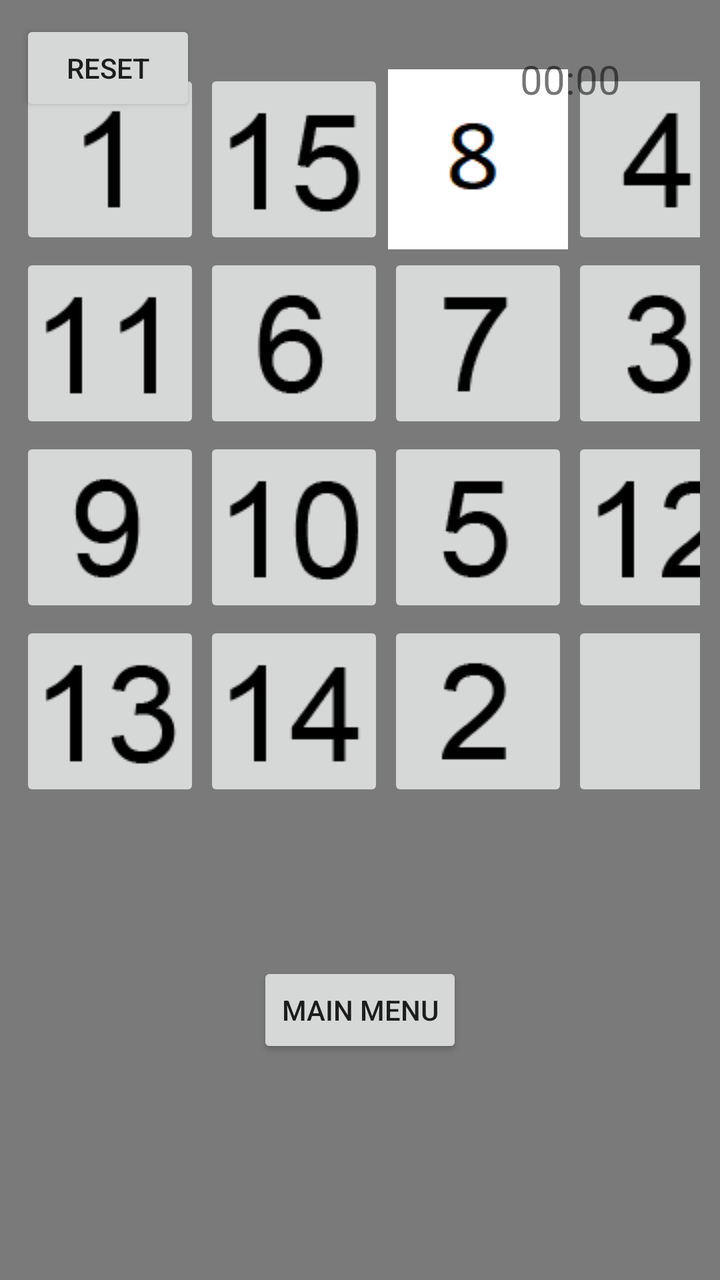
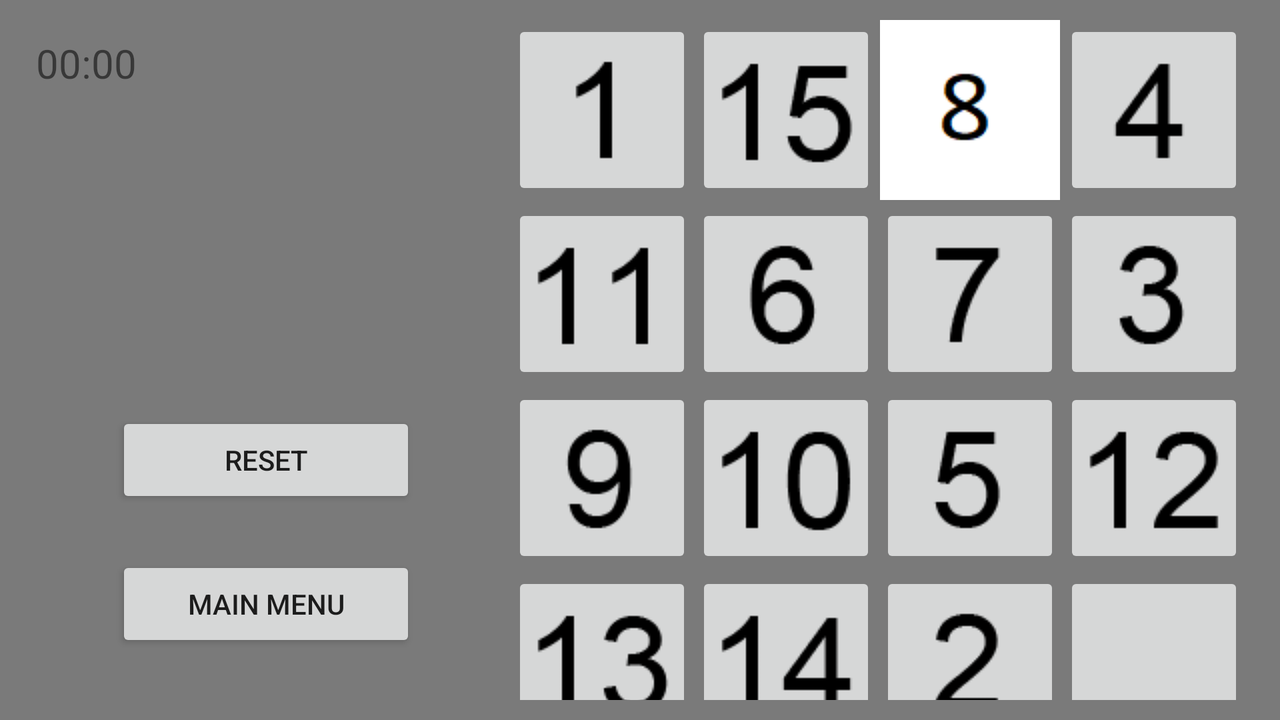

First picture: res/layout/ on a phone held upright. Second picture: the repository's own variant of that layout, on a device whose configuration matches the variant's folder. Source for both follows.
<!-- AndroidManifest.xml: application theme Theme.Puzzle15 -->
<!-- res/layout/activity_random_game.xml -->
<?xml version="1.0" encoding="utf-8"?>
<androidx.constraintlayout.widget.ConstraintLayout xmlns:android="http://schemas.android.com/apk/res/android"
    xmlns:app="http://schemas.android.com/apk/res-auto"
    xmlns:tools="http://schemas.android.com/tools"
    android:layout_width="match_parent"
    android:layout_height="match_parent"
    android:background="@color/gray"
    android:padding="10dp"
    tools:context=".RandomGameActivity">


    <androidx.constraintlayout.widget.ConstraintLayout
        android:id="@+id/gameTilesHolder"
        android:layout_width="wrap_content"
        android:layout_height="wrap_content"
        android:layout_marginStart="32dp"
        android:layout_marginTop="75dp"
        android:layout_marginEnd="32dp"
        android:layout_marginBottom="280dp"
        app:layout_constraintBottom_toBottomOf="parent"
        app:layout_constraintEnd_toEndOf="parent"
        app:layout_constraintStart_toStartOf="parent"
        app:layout_constraintTop_toTopOf="parent">


        <ImageButton
            android:id="@+id/imgView11"
            android:layout_width="90dp"
            android:layout_height="90dp"
            android:src="@drawable/nr1"
            app:layout_constraintStart_toStartOf="parent"
            app:layout_constraintTop_toTopOf="parent" />

        <ImageButton
            android:id="@+id/imgView12"
            android:layout_width="90dp"
            android:layout_height="90dp"
            android:layout_marginStart="2dp"
            android:src="@drawable/nr15"
            app:layout_constraintStart_toEndOf="@+id/imgView11"
            app:layout_constraintTop_toTopOf="parent" />

        <ImageButton
            android:id="@+id/imgView13"
            android:layout_width="90dp"
            android:layout_height="90dp"
            android:layout_marginStart="2dp"
            android:src="@drawable/nr8"
            app:layout_constraintStart_toEndOf="@+id/imgView12"
            app:layout_constraintTop_toTopOf="parent" />

        <ImageButton
            android:id="@+id/imgView14"
            android:layout_width="90dp"
            android:layout_height="90dp"
            android:layout_marginStart="2dp"
            android:src="@drawable/nr4"
            app:layout_constraintStart_toEndOf="@+id/imgView13"
            app:layout_constraintTop_toTopOf="parent" />

        <ImageButton
            android:id="@+id/imgView21"
            android:layout_width="90dp"
            android:layout_height="90dp"
            android:layout_marginTop="2dp"
            android:src="@drawable/nr11"
            app:layout_constraintStart_toStartOf="parent"
            app:layout_constraintTop_toBottomOf="@+id/imgView11" />

        <ImageButton
            android:id="@+id/imgView22"
            android:layout_width="90dp"
            android:layout_height="90dp"
            android:layout_marginStart="2dp"
            android:layout_marginTop="2dp"
            android:src="@drawable/nr6"
            app:layout_constraintStart_toEndOf="@+id/imgView21"
            app:layout_constraintTop_toBottomOf="@+id/imgView12" />

        <ImageButton
            android:id="@+id/imgView23"
            android:layout_width="90dp"
            android:layout_height="90dp"
            android:layout_marginStart="2dp"
            android:layout_marginTop="2dp"
            android:src="@drawable/nr7"
            app:layout_constraintStart_toEndOf="@+id/imgView22"
            app:layout_constraintTop_toBottomOf="@+id/imgView13" />

        <ImageButton
            android:id="@+id/imgView24"
            android:layout_width="90dp"
            android:layout_height="90dp"
            android:layout_marginStart="2dp"
            android:layout_marginTop="2dp"
            android:src="@drawable/nr3"
            app:layout_constraintStart_toEndOf="@+id/imgView23"
            app:layout_constraintTop_toBottomOf="@+id/imgView14" />

        <ImageButton
            android:id="@+id/imgView31"
            android:layout_width="90dp"
            android:layout_height="90dp"
            android:layout_marginTop="2dp"
            android:src="@drawable/nr9"
            app:layout_constraintStart_toStartOf="parent"
            app:layout_constraintTop_toBottomOf="@+id/imgView21" />

        <ImageButton
            android:id="@+id/imgView32"
            android:layout_width="90dp"
            android:layout_height="90dp"
            android:layout_marginStart="2dp"
            android:layout_marginTop="2dp"
            android:src="@drawable/nr10"
            app:layout_constraintStart_toEndOf="@+id/imgView31"
            app:layout_constraintTop_toBottomOf="@+id/imgView22" />

        <ImageButton
            android:id="@+id/imgView33"
            android:layout_width="90dp"
            android:layout_height="90dp"
            android:layout_marginStart="2dp"
            android:layout_marginTop="2dp"
            android:src="@drawable/nr5"
            app:layout_constraintStart_toEndOf="@+id/imgView32"
            app:layout_constraintTop_toBottomOf="@+id/imgView23" />

        <ImageButton
            android:id="@+id/imgView34"
            android:layout_width="90dp"
            android:layout_height="90dp"
            android:layout_marginStart="2dp"
            android:layout_marginTop="2dp"
            android:src="@drawable/nr12"
            app:layout_constraintStart_toEndOf="@+id/imgView33"
            app:layout_constraintTop_toBottomOf="@+id/imgView24" />

        <ImageButton
            android:id="@+id/imgView41"
            android:layout_width="90dp"
            android:layout_height="90dp"
            android:layout_marginTop="2dp"
            android:src="@drawable/nr13"
            app:layout_constraintStart_toStartOf="parent"
            app:layout_constraintTop_toBottomOf="@+id/imgView31" />

        <ImageButton
            android:id="@+id/imgView42"
            android:layout_width="90dp"
            android:layout_height="90dp"
            android:layout_marginStart="2dp"
            android:layout_marginTop="2dp"
            android:src="@drawable/nr14"
            app:layout_constraintStart_toEndOf="@+id/imgView41"
            app:layout_constraintTop_toBottomOf="@+id/imgView32" />

        <ImageButton
            android:id="@+id/imgView43"
            android:layout_width="90dp"
            android:layout_height="90dp"
            android:layout_marginStart="2dp"
            android:layout_marginTop="2dp"
            android:src="@drawable/nr2"
            app:layout_constraintStart_toEndOf="@+id/imgView42"
            app:layout_constraintTop_toBottomOf="@+id/imgView33" />

        <ImageButton
            android:id="@+id/imgView44"
            android:layout_width="90dp"
            android:layout_height="90dp"
            android:layout_marginStart="2dp"
            android:layout_marginTop="2dp"
            android:src="@drawable/empty"
            app:layout_constraintStart_toEndOf="@+id/imgView43"
            app:layout_constraintTop_toBottomOf="@+id/imgView34" />

    </androidx.constraintlayout.widget.ConstraintLayout>

    <Button
        android:id="@+id/random_game_main_menu_button"
        android:layout_width="wrap_content"
        android:layout_height="wrap_content"
        android:layout_marginStart="160dp"
        android:layout_marginTop="103dp"
        android:layout_marginEnd="160dp"
        android:layout_marginBottom="124dp"
        android:text="Main Menu"
        app:layout_constraintBottom_toBottomOf="parent"
        app:layout_constraintEnd_toEndOf="parent"
        app:layout_constraintStart_toStartOf="parent"
        app:layout_constraintTop_toBottomOf="@+id/gameTilesHolder" />

    <TextView
        android:id="@+id/textView_countdown"
        android:layout_width="54dp"
        android:layout_height="30dp"
        android:layout_marginTop="16dp"
        android:layout_marginEnd="36dp"
        android:text="00:00"
        android:textSize="20sp"
        app:layout_constraintEnd_toEndOf="parent"
        app:layout_constraintTop_toTopOf="parent" />

    <Button
        android:id="@+id/ResetBtn"
        android:layout_width="wrap_content"
        android:layout_height="wrap_content"
        android:text="Reset"
        tools:layout_editor_absoluteX="14dp"
        tools:layout_editor_absoluteY="16dp" />;
        app:layout_constraintEnd_toEndOf="parent"
        app:layout_constraintTop_toTopOf="parent" />


</androidx.constraintlayout.widget.ConstraintLayout>
<!-- resources referenced by this layout -->
<resources>
  <color name="gray">#7A7A7A</color>
  <!-- drawable empty: png bitmap (drawable, 1959 bytes) -->
  <!-- drawable nr1: png bitmap (drawable, 2189 bytes) -->
  <!-- drawable nr10: png bitmap (drawable, 2641 bytes) -->
  <!-- drawable nr11: png bitmap (drawable, 2230 bytes) -->
  <!-- drawable nr12: png bitmap (drawable, 2579 bytes) -->
  <!-- drawable nr13: png bitmap (drawable, 2713 bytes) -->
  <!-- drawable nr14: png bitmap (drawable, 2428 bytes) -->
  <!-- drawable nr15: png bitmap (drawable, 2631 bytes) -->
  <!-- drawable nr2: png bitmap (drawable, 2559 bytes) -->
  <!-- drawable nr3: png bitmap (drawable, 2639 bytes) -->
  <!-- drawable nr4: png bitmap (drawable, 2284 bytes) -->
  <!-- drawable nr5: png bitmap (drawable, 2524 bytes) -->
  <!-- drawable nr6: png bitmap (drawable, 2690 bytes) -->
  <!-- drawable nr7: png bitmap (drawable, 2348 bytes) -->
  <!-- drawable nr8: png bitmap (drawable, 802 bytes) -->
  <!-- drawable nr9: png bitmap (drawable, 2702 bytes) -->
  <style name="Theme.Puzzle15" parent="Theme.MaterialComponents.Light.NoActionBar">
          
          <item name="colorPrimary">@color/purple_500</item>
          <item name="colorPrimaryVariant">@color/purple_700</item>
          <item name="colorOnPrimary">@color/white</item>
          
          <item name="colorSecondary">@color/teal_200</item>
          <item name="colorSecondaryVariant">@color/teal_700</item>
          <item name="colorOnSecondary">@color/black</item>
          
          <item name="android:statusBarColor" tools:targetApi="l">?attr/colorPrimaryVariant</item>
          
      </style>
  <color name="purple_500">#FF6200EE</color>
  <color name="purple_700">#FF3700B3</color>
  <color name="white">#FFFFFFFF</color>
  <color name="teal_200">#FF03DAC5</color>
  <color name="teal_700">#FF018786</color>
  <color name="black">#FF000000</color>
</resources>
<!-- res/layout-land/activity_random_game.xml (the author's variant of the layout above) -->
<!-- drawn on the phone turned sideways -->
<?xml version="1.0" encoding="utf-8"?>
<androidx.constraintlayout.widget.ConstraintLayout xmlns:android="http://schemas.android.com/apk/res/android"
    xmlns:app="http://schemas.android.com/apk/res-auto"
    xmlns:tools="http://schemas.android.com/tools"
    android:layout_width="match_parent"
    android:layout_height="match_parent"
    android:background="@color/gray"
    android:padding="10dp"
    tools:context=".RandomGameActivity">


    <androidx.constraintlayout.widget.ConstraintLayout
        android:id="@+id/gameTilesHolder"
        android:layout_width="wrap_content"
        android:layout_height="wrap_content"
        android:layout_marginEnd="8dp"
        app:layout_constraintBottom_toBottomOf="parent"
        app:layout_constraintEnd_toEndOf="parent"
        app:layout_constraintTop_toTopOf="parent">


        <ImageButton
            android:id="@+id/imgView11"
            android:layout_width="90dp"
            android:layout_height="90dp"
            android:src="@drawable/nr1"
            app:layout_constraintStart_toStartOf="parent"
            app:layout_constraintTop_toTopOf="parent" />

        <ImageButton
            android:id="@+id/imgView12"
            android:layout_width="90dp"
            android:layout_height="90dp"
            android:layout_marginStart="2dp"
            android:src="@drawable/nr15"
            app:layout_constraintStart_toEndOf="@+id/imgView11"
            app:layout_constraintTop_toTopOf="parent" />

        <ImageButton
            android:id="@+id/imgView13"
            android:layout_width="90dp"
            android:layout_height="90dp"
            android:layout_marginStart="2dp"
            android:src="@drawable/nr8"
            app:layout_constraintStart_toEndOf="@+id/imgView12"
            app:layout_constraintTop_toTopOf="parent" />

        <ImageButton
            android:id="@+id/imgView14"
            android:layout_width="90dp"
            android:layout_height="90dp"
            android:layout_marginStart="2dp"
            android:src="@drawable/nr4"
            app:layout_constraintStart_toEndOf="@+id/imgView13"
            app:layout_constraintTop_toTopOf="parent" />

        <ImageButton
            android:id="@+id/imgView21"
            android:layout_width="90dp"
            android:layout_height="90dp"
            android:layout_marginTop="2dp"
            android:src="@drawable/nr11"
            app:layout_constraintStart_toStartOf="parent"
            app:layout_constraintTop_toBottomOf="@+id/imgView11" />

        <ImageButton
            android:id="@+id/imgView22"
            android:layout_width="90dp"
            android:layout_height="90dp"
            android:layout_marginStart="2dp"
            android:layout_marginTop="2dp"
            android:src="@drawable/nr6"
            app:layout_constraintStart_toEndOf="@+id/imgView21"
            app:layout_constraintTop_toBottomOf="@+id/imgView12" />

        <ImageButton
            android:id="@+id/imgView23"
            android:layout_width="90dp"
            android:layout_height="90dp"
            android:layout_marginStart="2dp"
            android:layout_marginTop="2dp"
            android:src="@drawable/nr7"
            app:layout_constraintStart_toEndOf="@+id/imgView22"
            app:layout_constraintTop_toBottomOf="@+id/imgView13" />

        <ImageButton
            android:id="@+id/imgView24"
            android:layout_width="90dp"
            android:layout_height="90dp"
            android:layout_marginStart="2dp"
            android:layout_marginTop="2dp"
            android:src="@drawable/nr3"
            app:layout_constraintStart_toEndOf="@+id/imgView23"
            app:layout_constraintTop_toBottomOf="@+id/imgView14" />

        <ImageButton
            android:id="@+id/imgView31"
            android:layout_width="90dp"
            android:layout_height="90dp"
            android:layout_marginTop="2dp"
            android:src="@drawable/nr9"
            app:layout_constraintStart_toStartOf="parent"
            app:layout_constraintTop_toBottomOf="@+id/imgView21" />

        <ImageButton
            android:id="@+id/imgView32"
            android:layout_width="90dp"
            android:layout_height="90dp"
            android:layout_marginStart="2dp"
            android:layout_marginTop="2dp"
            android:src="@drawable/nr10"
            app:layout_constraintStart_toEndOf="@+id/imgView31"
            app:layout_constraintTop_toBottomOf="@+id/imgView22" />

        <ImageButton
            android:id="@+id/imgView33"
            android:layout_width="90dp"
            android:layout_height="90dp"
            android:layout_marginStart="2dp"
            android:layout_marginTop="2dp"
            android:src="@drawable/nr5"
            app:layout_constraintStart_toEndOf="@+id/imgView32"
            app:layout_constraintTop_toBottomOf="@+id/imgView23" />

        <ImageButton
            android:id="@+id/imgView34"
            android:layout_width="90dp"
            android:layout_height="90dp"
            android:layout_marginStart="2dp"
            android:layout_marginTop="2dp"
            android:src="@drawable/nr12"
            app:layout_constraintStart_toEndOf="@+id/imgView33"
            app:layout_constraintTop_toBottomOf="@+id/imgView24" />

        <ImageButton
            android:id="@+id/imgView41"
            android:layout_width="90dp"
            android:layout_height="90dp"
            android:layout_marginTop="2dp"
            android:src="@drawable/nr13"
            app:layout_constraintStart_toStartOf="parent"
            app:layout_constraintTop_toBottomOf="@+id/imgView31" />

        <ImageButton
            android:id="@+id/imgView42"
            android:layout_width="90dp"
            android:layout_height="90dp"
            android:layout_marginStart="2dp"
            android:layout_marginTop="2dp"
            android:src="@drawable/nr14"
            app:layout_constraintStart_toEndOf="@+id/imgView41"
            app:layout_constraintTop_toBottomOf="@+id/imgView32" />

        <ImageButton
            android:id="@+id/imgView43"
            android:layout_width="90dp"
            android:layout_height="90dp"
            android:layout_marginStart="2dp"
            android:layout_marginTop="2dp"
            android:src="@drawable/nr2"
            app:layout_constraintStart_toEndOf="@+id/imgView42"
            app:layout_constraintTop_toBottomOf="@+id/imgView33" />

        <ImageButton
            android:id="@+id/imgView44"
            android:layout_width="90dp"
            android:layout_height="90dp"
            android:layout_marginStart="2dp"
            android:layout_marginTop="2dp"
            android:src="@drawable/empty"
            app:layout_constraintStart_toEndOf="@+id/imgView43"
            app:layout_constraintTop_toBottomOf="@+id/imgView34" />

    </androidx.constraintlayout.widget.ConstraintLayout>

    <Button
        android:id="@+id/random_game_main_menu_button"
        android:layout_width="150dp"
        android:layout_height="wrap_content"
        android:layout_marginBottom="24dp"
        android:text="Main Menu"
        app:layout_constraintBottom_toBottomOf="parent"
        app:layout_constraintEnd_toStartOf="@+id/gameTilesHolder"
        app:layout_constraintStart_toStartOf="parent" />

    <TextView
        android:id="@+id/textView_countdown"
        android:layout_width="54dp"
        android:layout_height="30dp"
        android:layout_marginStart="8dp"
        android:layout_marginTop="8dp"
        android:text="00:00"
        android:textSize="20sp"
        app:layout_constraintStart_toStartOf="parent"
        app:layout_constraintTop_toTopOf="parent" />

    <Button
        android:id="@+id/ResetBtn"
        android:layout_width="150dp"
        android:layout_height="wrap_content"
        android:layout_marginBottom="24dp"
        android:text="Reset"
        app:layout_constraintBottom_toTopOf="@+id/random_game_main_menu_button"
        app:layout_constraintEnd_toStartOf="@+id/gameTilesHolder"
        app:layout_constraintStart_toStartOf="parent" />


</androidx.constraintlayout.widget.ConstraintLayout>
